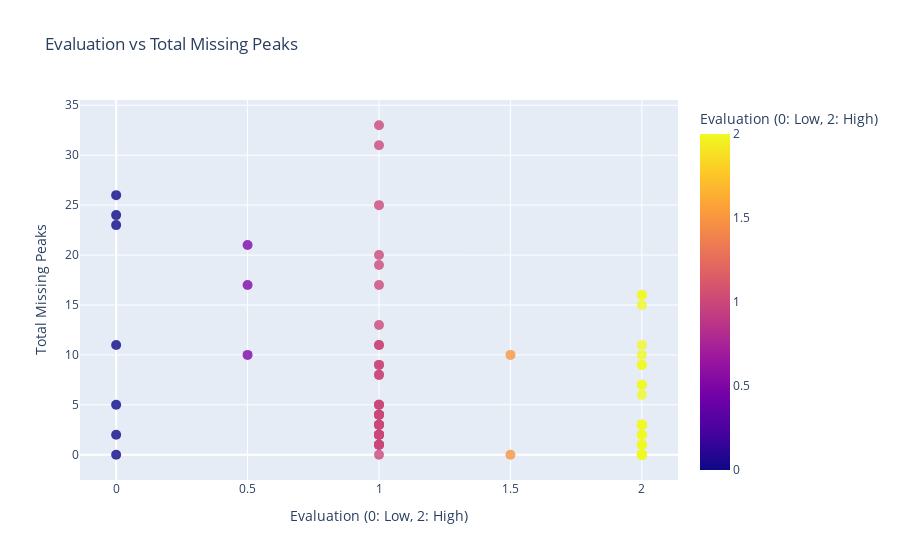
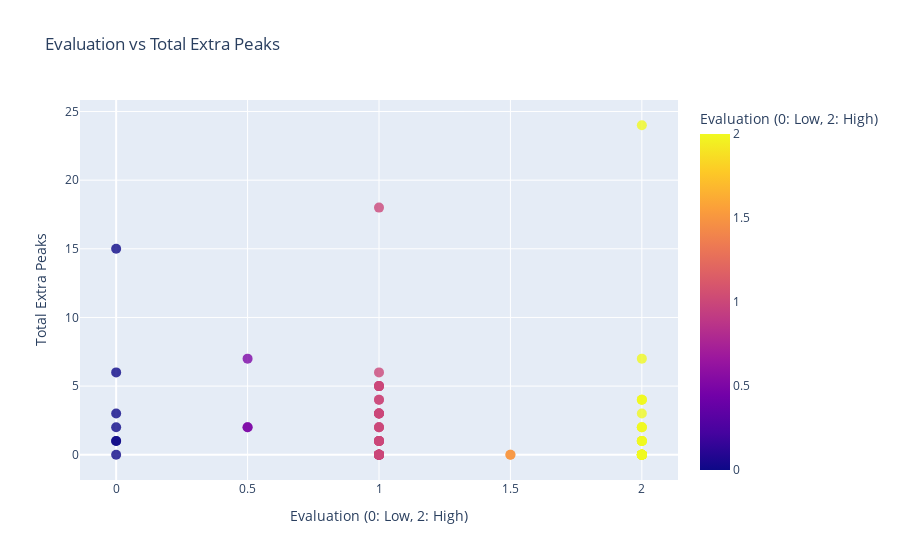

Notebook code for these charts, in order:
### Code cell
# Group samples with the same values into hoverable text
import plotly.express as px
def create_hover_text(grouped_data):
    grouped_data = grouped_data.groupby(['Evaluation', 'Total Missing Peaks'])['Name'].apply(
        lambda x: '<br>'.join('<br>'.join(x[i:i+2]) for i in range(0, len(x), 2))
    ).reset_index(name='Hover Text')
    return grouped_data

# Merge hover text for missing peaks
missing_hover = create_hover_text(df_rwp_with_tri[['Evaluation', 'Total Missing Peaks', 'Name']])


# Group data by Evaluation and Substantial Missing Peaks, concatenate names
grouped_missing = df_rwp_with_tri.groupby(['Evaluation', 'Total Missing Peaks'])['Name'].apply(
    lambda names: '<br>'.join('<br>'.join(names[i:i+2]) for i in range(0, len(names), 2))
).reset_index(name='Hover Text Missing')

# Merge back to original DataFrame
df_rwp_with_tri = df_rwp_with_tri.merge(grouped_missing, on=['Evaluation', 'Total Missing Peaks'], how='left')

# Scatter plot for Substantial Missing Peaks
fig_missing = px.scatter(
    df_rwp_with_tri,
    x='Evaluation',
    y='Total Missing Peaks',
    color='Evaluation',
    title="Evaluation vs Total Missing Peaks",
    labels={'Evaluation': 'Evaluation (0: Low, 2: High)', 'Total Missing Peaks': 'Total Missing Peaks'}
)

# Customize hover text to show all names on the same dot
fig_missing.update_traces(
    marker=dict(size=10, opacity=0.8),  # Adjust marker size and opacity
    hovertemplate="<b>Evaluation:</b> %{x}<br>" +
                  "<b>Total Missing Peaks:</b> %{y}<br>" +
                  "<b>Name:</b> %{customdata}<extra></extra>",
    customdata=df_rwp_with_tri['Hover Text Missing']  # Pass concatenated names to hover
)

# Repeat the same logic for Substantial Extra Peaks
grouped_extra = df_rwp_with_tri.groupby(['Evaluation', 'Total Extra Peaks'])['Name'].apply(
    lambda names: '<br>'.join('<br>'.join(names[i:i+2]) for i in range(0, len(names), 2))
).reset_index(name='Hover Text Extra')

# Merge back to original DataFrame
df_rwp_with_tri = df_rwp_with_tri.merge(grouped_extra, on=['Evaluation', 'Total Extra Peaks'], how='left')

fig_extra = px.scatter(
    df_rwp_with_tri,
    x='Evaluation',
    y='Total Extra Peaks',
    color='Evaluation',
    title="Evaluation vs Total Extra Peaks",
    labels={'Evaluation': 'Evaluation (0: Low, 2: High)', 'Total Extra Peaks': 'Total Extra Peaks'}
)

# Customize hover text for Extra Peaks
fig_extra.update_traces(
    marker=dict(size=10, opacity=0.8),  # Adjust marker size and opacity
    hovertemplate="<b>Evaluation:</b> %{x}<br>" +
                  "<b>Total Extra Peaks:</b> %{y}<br>" +
                  "<b>Name:</b> %{customdata}<extra></extra>",
    customdata=df_rwp_with_tri['Hover Text Extra']  # Pass concatenated names to hover
)

# Show plots
fig_missing.show()
fig_extra.show()

### Figure 1 — Plotly figure (JSON) as saved in the notebook; plotly's stock layout.template omitted (floating-point values rounded to 4 significant figures)
{"data": [{"customdata": ["TRI-85", "TRI-87", "TRI-81<br>TRI-101<br>TRI-179<br>TRI-177<br>TRI-28", "TRI-106", "TRI-94", "TRI-83<br>TRI-86<br>TRI-134_0e50649b-b98b-45f3-aefe-4190783f5e94", "TRI-84<br>TRI-159", "TRI-83<br>TRI-86<br>TRI-134_0e50649b-b98b-45f3-aefe-4190783f5e94", "TRI-91", "TRI-105<br>TRI-130<br>TRI-156<br>TRI-154<br>TRI-32<br>TRI-63<br>TRI-89", "TRI-104-REDO", "TRI-104", "TRI-102", "TRI-81<br>TRI-101<br>TRI-179<br>TRI-177<br>TRI-28", "TRI-100", "TRI-103-REDO", "TRI-103", "TRI-99<br>TRI-131<br>TRI-158<br>TRI-176<br>TRI-31", "TRI-92", "TRI-111", "TRI-114<br>TRI-152", "TRI-113<br>TRI-127", "TRI-112", "TRI-83<br>TRI-86<br>TRI-134_0e50649b-b98b-45f3-aefe-4190783f5e94", "TRI-136_a46b8a59-18ab-4e34-bfb7-35766a92b278<br>TRI-143<br>TRI-162<br>TRI-11<br>TRI-44", "TRI-135_560f794e-c88b-4d5c-8624-80fff15a3db3<br>TRI-153", "TRI-105<br>TRI-130<br>TRI-156<br>TRI-154<br>TRI-32<br>TRI-63<br>TRI-89", "TRI-133<br>TRI-171<br>TRI-12<br>TRI-38<br>TRI-37", "TRI-132", "TRI-99<br>TRI-131<br>TRI-158<br>TRI-176<br>TRI-31", "TRI-140", "TRI-136_a46b8a59-18ab-4e34-bfb7-35766a92b278<br>TRI-143<br>TRI-162<br>TRI-11<br>TRI-44", "TRI-142", "TRI-141", "TRI-90<br>TRI-164", "TRI-88<br>TRI-79", "TRI-126", "TRI-113<br>TRI-127", "TRI-99<br>TRI-131<br>TRI-158<br>TRI-176<br>TRI-31", "TRI-157<br>TRI-155<br>TRI-27<br>TRI-14", "TRI-114<br>TRI-152", "TRI-105<br>TRI-130<br>TRI-156<br>TRI-154<br>TRI-32<br>TRI-63<br>TRI-89", "TRI-157<br>TRI-155<br>TRI-27<br>TRI-14", "TRI-151<br>TRI-161<br>TRI-178<br>TRI-78<br>TRI-29<br>TRI-80<br>TRI-62<br>TRI-64", "TRI-105<br>TRI-130<br>TRI-156<br>TRI-154<br>TRI-32<br>TRI-63<br>TRI-89", "TRI-135_560f794e-c88b-4d5c-8624-80fff15a3db3<br>TRI-153", "TRI-84<br>TRI-159", "TRI-90<br>TRI-164", "TRI-163", "TRI-136_a46b8a59-18ab-4e34-bfb7-35766a92b278<br>TRI-143<br>TRI-162<br>TRI-11<br>TRI-44", "TRI-151<br>TRI-161<br>TRI-178<br>TRI-78<br>TRI-29<br>TRI-80<br>TRI-62<br>TRI-64", "TRI-160<br>TRI-77<br>TRI-43", "TRI-133<br>TRI-171<br>TRI-12<br>TRI-38<br>TRI-37", "TRI-81<br>TRI-101<br>TRI-179<br>TRI-177<br>TRI-28", "TRI-151<br>TRI-161<br>TRI-178<br>TRI-78<br>TRI-29<br>TRI-80<br>TRI-62<br>TRI-64", "TRI-81<br>TRI-101<br>TRI-179<br>TRI-177<br>TRI-28", "TRI-99<br>TRI-131<br>TRI-158<br>TRI-176<br>TRI-31", "TRI-136_a46b8a59-18ab-4e34-bfb7-35766a92b278<br>TRI-143<br>TRI-162<br>TRI-11<br>TRI-44", "TRI-88<br>TRI-79", "TRI-81<br>TRI-101<br>TRI-179<br>TRI-177<br>TRI-28", "TRI-151<br>TRI-161<br>TRI-178<br>TRI-78<br>TRI-29<br>TRI-80<br>TRI-62<br>TRI-64", "TRI-151<br>TRI-161<br>TRI-178<br>TRI-78<br>TRI-29<br>TRI-80<br>TRI-62<br>TRI-64", "TRI-160<br>TRI-77<br>TRI-43", "TRI-133<br>TRI-171<br>TRI-12<br>TRI-38<br>TRI-37", "TRI-105<br>TRI-130<br>TRI-156<br>TRI-154<br>TRI-32<br>TRI-63<br>TRI-89", "TRI-151<br>TRI-161<br>TRI-178<br>TRI-78<br>TRI-29<br>TRI-80<br>TRI-62<br>TRI-64", "TRI-133<br>TRI-171<br>TRI-12<br>TRI-38<br>TRI-37", "TRI-160<br>TRI-77<br>TRI-43", "TRI-105<br>TRI-130<br>TRI-156<br>TRI-154<br>TRI-32<br>TRI-63<br>TRI-89", "TRI-151<br>TRI-161<br>TRI-178<br>TRI-78<br>TRI-29<br>TRI-80<br>TRI-62<br>TRI-64", "TRI-133<br>TRI-171<br>TRI-12<br>TRI-38<br>TRI-37", "TRI-82", "TRI-41", "TRI-151<br>TRI-161<br>TRI-178<br>TRI-78<br>TRI-29<br>TRI-80<br>TRI-62<br>TRI-64", "TRI-136_a46b8a59-18ab-4e34-bfb7-35766a92b278<br>TRI-143<br>TRI-162<br>TRI-11<br>TRI-44", "TRI-157<br>TRI-155<br>TRI-27<br>TRI-14", "TRI-30", "TRI-157<br>TRI-155<br>TRI-27<br>TRI-14", "TRI-99<br>TRI-131<br>TRI-158<br>TRI-176<br>TRI-31", "TRI-15", "TRI-105<br>TRI-130<br>TRI-156<br>TRI-154<br>TRI-32<br>TRI-63<br>TRI-89"], "hovertemplate": "<b>Evaluation:</b> %{x}<br><b>Total Missing Peaks:</b> %{y}<br><b>Name:</b> %{customdata}<extra></extra>", "legendgroup": "", "marker": {"color": [1, 0, 1, 0.5, 0.5, 2, 2, 2, 0, 1, 1, 2, 1.5, 1, 1, 0, 1, 1, 1.5, 1, 1, 1, 2, 2, 2, 2, 1, 1, 0.5, 1, 2, 2, 1, 2, 2, 1, 1, 1, 1, 2, 1, 1, 2, 2, 1, 2, 2, 2, 0, 2, 2, 1, 1, 1, 2, 1, 1, 2, 1, 1, 2, 2, 1, 1, 1, 2, 1, 1, 1, 2, 1, 0, 0, 2, 2, 2, 1, 2, 1, 0, 1], "coloraxis": "coloraxis", "opacity": 0.8, "size": 10, "symbol": "circle"}, "mode": "markers", "name": "", "orientation": "v", "showlegend": false, "type": "scatter", "x": [1, 0, 1, 0.5, 0.5, 2, 2, 2, 0, 1, 1, 2, 1.5, 1, 1, 0, 1, 1, 1.5, 1, 1, 1, 2, 2, 2, 2, 1, 1, 0.5, 1, 2, 2, 1, 2, 2, 1, 1, 1, 1, 2, 1, 1, 2, 2, 1, 2, 2, 2, 0, 2, 2, 1, 1, 1, 2, 1, 1, 2, 1, 1, 2, 2, 1, 1, 1, 2, 1, 1, 1, 2, 1, 0, 0, 2, 2, 2, 1, 2, 1, 0, 1], "xaxis": "x", "y": [31, 23, 3, 21, 17, 2, 16, 2, 5, 2, 19, 10, 0, 3, 0, 24, 33, 1, 10, 13, 11, 8, 15, 2, 1, 7, 2, 4, 10, 1, 11, 1, 20, 6, 9, 9, 25, 8, 1, 3, 11, 2, 3, 0, 2, 7, 16, 9, 11, 1, 0, 5, 4, 3, 0, 3, 1, 1, 9, 3, 0, 0, 5, 4, 2, 0, 4, 5, 2, 0, 4, 26, 2, 0, 1, 3, 17, 3, 1, 0, 2], "yaxis": "y"}], "layout": {"coloraxis": {"colorbar": {"title": {"text": "Evaluation (0: Low, 2: High)"}}, "colorscale": [[0, "#0d0887"], [0.1111, "#46039f"], [0.2222, "#7201a8"], [0.3333, "#9c179e"], [0.4444, "#bd3786"], [0.5556, "#d8576b"], [0.6667, "#ed7953"], [0.7778, "#fb9f3a"], [0.8889, "#fdca26"], [1, "#f0f921"]]}, "legend": {"tracegroupgap": 0}, "title": {"text": "Evaluation vs Total Missing Peaks"}, "xaxis": {"anchor": "y", "domain": [0, 1], "title": {"text": "Evaluation (0: Low, 2: High)"}}, "yaxis": {"anchor": "x", "domain": [0, 1], "title": {"text": "Total Missing Peaks"}}}}

### Figure 2 — Plotly figure (JSON) as saved in the notebook; plotly's stock layout.template omitted (floating-point values rounded to 4 significant figures)
{"data": [{"customdata": ["TRI-85<br>TRI-77<br>TRI-30", "TRI-87", "TRI-81<br>TRI-101<br>TRI-100<br>TRI-103<br>TRI-99<br>TRI-130<br>TRI-133<br>TRI-131<br>TRI-142<br>TRI-152<br>TRI-156<br>TRI-154<br>TRI-176<br>TRI-79<br>TRI-43<br>TRI-63", "TRI-106<br>TRI-132", "TRI-94", "TRI-83<br>TRI-84<br>TRI-134_0e50649b-b98b-45f3-aefe-4190783f5e94<br>TRI-136_a46b8a59-18ab-4e34-bfb7-35766a92b278<br>TRI-135_560f794e-c88b-4d5c-8624-80fff15a3db3<br>TRI-140<br>TRI-143<br>TRI-141<br>TRI-90<br>TRI-157<br>TRI-151<br>TRI-153<br>TRI-78<br>TRI-29<br>TRI-80<br>TRI-64", "TRI-83<br>TRI-84<br>TRI-134_0e50649b-b98b-45f3-aefe-4190783f5e94<br>TRI-136_a46b8a59-18ab-4e34-bfb7-35766a92b278<br>TRI-135_560f794e-c88b-4d5c-8624-80fff15a3db3<br>TRI-140<br>TRI-143<br>TRI-141<br>TRI-90<br>TRI-157<br>TRI-151<br>TRI-153<br>TRI-78<br>TRI-29<br>TRI-80<br>TRI-64", "TRI-86<br>TRI-155<br>TRI-162<br>TRI-178<br>TRI-62", "TRI-91<br>TRI-103-REDO", "TRI-105<br>TRI-111<br>TRI-127<br>TRI-158<br>TRI-38<br>TRI-37<br>TRI-89", "TRI-104-REDO<br>TRI-113<br>TRI-126<br>TRI-177", "TRI-104<br>TRI-164<br>TRI-27", "TRI-102<br>TRI-92", "TRI-81<br>TRI-101<br>TRI-100<br>TRI-103<br>TRI-99<br>TRI-130<br>TRI-133<br>TRI-131<br>TRI-142<br>TRI-152<br>TRI-156<br>TRI-154<br>TRI-176<br>TRI-79<br>TRI-43<br>TRI-63", "TRI-81<br>TRI-101<br>TRI-100<br>TRI-103<br>TRI-99<br>TRI-130<br>TRI-133<br>TRI-131<br>TRI-142<br>TRI-152<br>TRI-156<br>TRI-154<br>TRI-176<br>TRI-79<br>TRI-43<br>TRI-63", "TRI-91<br>TRI-103-REDO", "TRI-81<br>TRI-101<br>TRI-100<br>TRI-103<br>TRI-99<br>TRI-130<br>TRI-133<br>TRI-131<br>TRI-142<br>TRI-152<br>TRI-156<br>TRI-154<br>TRI-176<br>TRI-79<br>TRI-43<br>TRI-63", "TRI-81<br>TRI-101<br>TRI-100<br>TRI-103<br>TRI-99<br>TRI-130<br>TRI-133<br>TRI-131<br>TRI-142<br>TRI-152<br>TRI-156<br>TRI-154<br>TRI-176<br>TRI-79<br>TRI-43<br>TRI-63", "TRI-102<br>TRI-92", "TRI-105<br>TRI-111<br>TRI-127<br>TRI-158<br>TRI-38<br>TRI-37<br>TRI-89", "TRI-114<br>TRI-171<br>TRI-28<br>TRI-32<br>TRI-31", "TRI-104-REDO<br>TRI-113<br>TRI-126<br>TRI-177", "TRI-112", "TRI-83<br>TRI-84<br>TRI-134_0e50649b-b98b-45f3-aefe-4190783f5e94<br>TRI-136_a46b8a59-18ab-4e34-bfb7-35766a92b278<br>TRI-135_560f794e-c88b-4d5c-8624-80fff15a3db3<br>TRI-140<br>TRI-143<br>TRI-141<br>TRI-90<br>TRI-157<br>TRI-151<br>TRI-153<br>TRI-78<br>TRI-29<br>TRI-80<br>TRI-64", "TRI-83<br>TRI-84<br>TRI-134_0e50649b-b98b-45f3-aefe-4190783f5e94<br>TRI-136_a46b8a59-18ab-4e34-bfb7-35766a92b278<br>TRI-135_560f794e-c88b-4d5c-8624-80fff15a3db3<br>TRI-140<br>TRI-143<br>TRI-141<br>TRI-90<br>TRI-157<br>TRI-151<br>TRI-153<br>TRI-78<br>TRI-29<br>TRI-80<br>TRI-64", "TRI-83<br>TRI-84<br>TRI-134_0e50649b-b98b-45f3-aefe-4190783f5e94<br>TRI-136_a46b8a59-18ab-4e34-bfb7-35766a92b278<br>TRI-135_560f794e-c88b-4d5c-8624-80fff15a3db3<br>TRI-140<br>TRI-143<br>TRI-141<br>TRI-90<br>TRI-157<br>TRI-151<br>TRI-153<br>TRI-78<br>TRI-29<br>TRI-80<br>TRI-64", "TRI-81<br>TRI-101<br>TRI-100<br>TRI-103<br>TRI-99<br>TRI-130<br>TRI-133<br>TRI-131<br>TRI-142<br>TRI-152<br>TRI-156<br>TRI-154<br>TRI-176<br>TRI-79<br>TRI-43<br>TRI-63", "TRI-81<br>TRI-101<br>TRI-100<br>TRI-103<br>TRI-99<br>TRI-130<br>TRI-133<br>TRI-131<br>TRI-142<br>TRI-152<br>TRI-156<br>TRI-154<br>TRI-176<br>TRI-79<br>TRI-43<br>TRI-63", "TRI-106<br>TRI-132", "TRI-81<br>TRI-101<br>TRI-100<br>TRI-103<br>TRI-99<br>TRI-130<br>TRI-133<br>TRI-131<br>TRI-142<br>TRI-152<br>TRI-156<br>TRI-154<br>TRI-176<br>TRI-79<br>TRI-43<br>TRI-63", "TRI-83<br>TRI-84<br>TRI-134_0e50649b-b98b-45f3-aefe-4190783f5e94<br>TRI-136_a46b8a59-18ab-4e34-bfb7-35766a92b278<br>TRI-135_560f794e-c88b-4d5c-8624-80fff15a3db3<br>TRI-140<br>TRI-143<br>TRI-141<br>TRI-90<br>TRI-157<br>TRI-151<br>TRI-153<br>TRI-78<br>TRI-29<br>TRI-80<br>TRI-64", "TRI-83<br>TRI-84<br>TRI-134_0e50649b-b98b-45f3-aefe-4190783f5e94<br>TRI-136_a46b8a59-18ab-4e34-bfb7-35766a92b278<br>TRI-135_560f794e-c88b-4d5c-8624-80fff15a3db3<br>TRI-140<br>TRI-143<br>TRI-141<br>TRI-90<br>TRI-157<br>TRI-151<br>TRI-153<br>TRI-78<br>TRI-29<br>TRI-80<br>TRI-64", "TRI-81<br>TRI-101<br>TRI-100<br>TRI-103<br>TRI-99<br>TRI-130<br>TRI-133<br>TRI-131<br>TRI-142<br>TRI-152<br>TRI-156<br>TRI-154<br>TRI-176<br>TRI-79<br>TRI-43<br>TRI-63", "TRI-83<br>TRI-84<br>TRI-134_0e50649b-b98b-45f3-aefe-4190783f5e94<br>TRI-136_a46b8a59-18ab-4e34-bfb7-35766a92b278<br>TRI-135_560f794e-c88b-4d5c-8624-80fff15a3db3<br>TRI-140<br>TRI-143<br>TRI-141<br>TRI-90<br>TRI-157<br>TRI-151<br>TRI-153<br>TRI-78<br>TRI-29<br>TRI-80<br>TRI-64", "TRI-83<br>TRI-84<br>TRI-134_0e50649b-b98b-45f3-aefe-4190783f5e94<br>TRI-136_a46b8a59-18ab-4e34-bfb7-35766a92b278<br>TRI-135_560f794e-c88b-4d5c-8624-80fff15a3db3<br>TRI-140<br>TRI-143<br>TRI-141<br>TRI-90<br>TRI-157<br>TRI-151<br>TRI-153<br>TRI-78<br>TRI-29<br>TRI-80<br>TRI-64", "TRI-88", "TRI-104-REDO<br>TRI-113<br>TRI-126<br>TRI-177", "TRI-105<br>TRI-111<br>TRI-127<br>TRI-158<br>TRI-38<br>TRI-37<br>TRI-89", "TRI-105<br>TRI-111<br>TRI-127<br>TRI-158<br>TRI-38<br>TRI-37<br>TRI-89", "TRI-83<br>TRI-84<br>TRI-134_0e50649b-b98b-45f3-aefe-4190783f5e94<br>TRI-136_a46b8a59-18ab-4e34-bfb7-35766a92b278<br>TRI-135_560f794e-c88b-4d5c-8624-80fff15a3db3<br>TRI-140<br>TRI-143<br>TRI-141<br>TRI-90<br>TRI-157<br>TRI-151<br>TRI-153<br>TRI-78<br>TRI-29<br>TRI-80<br>TRI-64", "TRI-81<br>TRI-101<br>TRI-100<br>TRI-103<br>TRI-99<br>TRI-130<br>TRI-133<br>TRI-131<br>TRI-142<br>TRI-152<br>TRI-156<br>TRI-154<br>TRI-176<br>TRI-79<br>TRI-43<br>TRI-63", "TRI-81<br>TRI-101<br>TRI-100<br>TRI-103<br>TRI-99<br>TRI-130<br>TRI-133<br>TRI-131<br>TRI-142<br>TRI-152<br>TRI-156<br>TRI-154<br>TRI-176<br>TRI-79<br>TRI-43<br>TRI-63", "TRI-86<br>TRI-155<br>TRI-162<br>TRI-178<br>TRI-62", "TRI-83<br>TRI-84<br>TRI-134_0e50649b-b98b-45f3-aefe-4190783f5e94<br>TRI-136_a46b8a59-18ab-4e34-bfb7-35766a92b278<br>TRI-135_560f794e-c88b-4d5c-8624-80fff15a3db3<br>TRI-140<br>TRI-143<br>TRI-141<br>TRI-90<br>TRI-157<br>TRI-151<br>TRI-153<br>TRI-78<br>TRI-29<br>TRI-80<br>TRI-64", "TRI-81<br>TRI-101<br>TRI-100<br>TRI-103<br>TRI-99<br>TRI-130<br>TRI-133<br>TRI-131<br>TRI-142<br>TRI-152<br>TRI-156<br>TRI-154<br>TRI-176<br>TRI-79<br>TRI-43<br>TRI-63", "TRI-83<br>TRI-84<br>TRI-134_0e50649b-b98b-45f3-aefe-4190783f5e94<br>TRI-136_a46b8a59-18ab-4e34-bfb7-35766a92b278<br>TRI-135_560f794e-c88b-4d5c-8624-80fff15a3db3<br>TRI-140<br>TRI-143<br>TRI-141<br>TRI-90<br>TRI-157<br>TRI-151<br>TRI-153<br>TRI-78<br>TRI-29<br>TRI-80<br>TRI-64", "TRI-159", "TRI-104<br>TRI-164<br>TRI-27", "TRI-163", "TRI-86<br>TRI-155<br>TRI-162<br>TRI-178<br>TRI-62", "TRI-161<br>TRI-11<br>TRI-44", "TRI-160", "TRI-114<br>TRI-171<br>TRI-28<br>TRI-32<br>TRI-31", "TRI-179<br>TRI-12", "TRI-86<br>TRI-155<br>TRI-162<br>TRI-178<br>TRI-62", "TRI-104-REDO<br>TRI-113<br>TRI-126<br>TRI-177", "TRI-81<br>TRI-101<br>TRI-100<br>TRI-103<br>TRI-99<br>TRI-130<br>TRI-133<br>TRI-131<br>TRI-142<br>TRI-152<br>TRI-156<br>TRI-154<br>TRI-176<br>TRI-79<br>TRI-43<br>TRI-63", "TRI-161<br>TRI-11<br>TRI-44", "TRI-81<br>TRI-101<br>TRI-100<br>TRI-103<br>TRI-99<br>TRI-130<br>TRI-133<br>TRI-131<br>TRI-142<br>TRI-152<br>TRI-156<br>TRI-154<br>TRI-176<br>TRI-79<br>TRI-43<br>TRI-63", "TRI-114<br>TRI-171<br>TRI-28<br>TRI-32<br>TRI-31", "TRI-83<br>TRI-84<br>TRI-134_0e50649b-b98b-45f3-aefe-4190783f5e94<br>TRI-136_a46b8a59-18ab-4e34-bfb7-35766a92b278<br>TRI-135_560f794e-c88b-4d5c-8624-80fff15a3db3<br>TRI-140<br>TRI-143<br>TRI-141<br>TRI-90<br>TRI-157<br>TRI-151<br>TRI-153<br>TRI-78<br>TRI-29<br>TRI-80<br>TRI-64", "TRI-83<br>TRI-84<br>TRI-134_0e50649b-b98b-45f3-aefe-4190783f5e94<br>TRI-136_a46b8a59-18ab-4e34-bfb7-35766a92b278<br>TRI-135_560f794e-c88b-4d5c-8624-80fff15a3db3<br>TRI-140<br>TRI-143<br>TRI-141<br>TRI-90<br>TRI-157<br>TRI-151<br>TRI-153<br>TRI-78<br>TRI-29<br>TRI-80<br>TRI-64", "TRI-85<br>TRI-77<br>TRI-30", "TRI-179<br>TRI-12", "TRI-114<br>TRI-171<br>TRI-28<br>TRI-32<br>TRI-31", "TRI-83<br>TRI-84<br>TRI-134_0e50649b-b98b-45f3-aefe-4190783f5e94<br>TRI-136_a46b8a59-18ab-4e34-bfb7-35766a92b278<br>TRI-135_560f794e-c88b-4d5c-8624-80fff15a3db3<br>TRI-140<br>TRI-143<br>TRI-141<br>TRI-90<br>TRI-157<br>TRI-151<br>TRI-153<br>TRI-78<br>TRI-29<br>TRI-80<br>TRI-64", "TRI-105<br>TRI-111<br>TRI-127<br>TRI-158<br>TRI-38<br>TRI-37<br>TRI-89", "TRI-81<br>TRI-101<br>TRI-100<br>TRI-103<br>TRI-99<br>TRI-130<br>TRI-133<br>TRI-131<br>TRI-142<br>TRI-152<br>TRI-156<br>TRI-154<br>TRI-176<br>TRI-79<br>TRI-43<br>TRI-63", "TRI-81<br>TRI-101<br>TRI-100<br>TRI-103<br>TRI-99<br>TRI-130<br>TRI-133<br>TRI-131<br>TRI-142<br>TRI-152<br>TRI-156<br>TRI-154<br>TRI-176<br>TRI-79<br>TRI-43<br>TRI-63", "TRI-86<br>TRI-155<br>TRI-162<br>TRI-178<br>TRI-62", "TRI-105<br>TRI-111<br>TRI-127<br>TRI-158<br>TRI-38<br>TRI-37<br>TRI-89", "TRI-82", "TRI-41", "TRI-83<br>TRI-84<br>TRI-134_0e50649b-b98b-45f3-aefe-4190783f5e94<br>TRI-136_a46b8a59-18ab-4e34-bfb7-35766a92b278<br>TRI-135_560f794e-c88b-4d5c-8624-80fff15a3db3<br>TRI-140<br>TRI-143<br>TRI-141<br>TRI-90<br>TRI-157<br>TRI-151<br>TRI-153<br>TRI-78<br>TRI-29<br>TRI-80<br>TRI-64", "TRI-161<br>TRI-11<br>TRI-44", "TRI-104<br>TRI-164<br>TRI-27", "TRI-85<br>TRI-77<br>TRI-30", "TRI-14", "TRI-114<br>TRI-171<br>TRI-28<br>TRI-32<br>TRI-31", "TRI-15", "TRI-105<br>TRI-111<br>TRI-127<br>TRI-158<br>TRI-38<br>TRI-37<br>TRI-89"], "hovertemplate": "<b>Evaluation:</b> %{x}<br><b>Total Extra Peaks:</b> %{y}<br><b>Name:</b> %{customdata}<extra></extra>", "legendgroup": "", "marker": {"color": [1, 0, 1, 0.5, 0.5, 2, 2, 2, 0, 1, 1, 2, 1.5, 1, 1, 0, 1, 1, 1.5, 1, 1, 1, 2, 2, 2, 2, 1, 1, 0.5, 1, 2, 2, 1, 2, 2, 1, 1, 1, 1, 2, 1, 1, 2, 2, 1, 2, 2, 2, 0, 2, 2, 1, 1, 1, 2, 1, 1, 2, 1, 1, 2, 2, 1, 1, 1, 2, 1, 1, 1, 2, 1, 0, 0, 2, 2, 2, 1, 2, 1, 0, 1], "coloraxis": "coloraxis", "opacity": 0.8, "size": 10, "symbol": "circle"}, "mode": "markers", "name": "", "orientation": "v", "showlegend": false, "type": "scatter", "x": [1, 0, 1, 0.5, 0.5, 2, 2, 2, 0, 1, 1, 2, 1.5, 1, 1, 0, 1, 1, 1.5, 1, 1, 1, 2, 2, 2, 2, 1, 1, 0.5, 1, 2, 2, 1, 2, 2, 1, 1, 1, 1, 2, 1, 1, 2, 2, 1, 2, 2, 2, 0, 2, 2, 1, 1, 1, 2, 1, 1, 2, 1, 1, 2, 2, 1, 1, 1, 2, 1, 1, 1, 2, 1, 0, 0, 2, 2, 2, 1, 2, 1, 0, 1], "xaxis": "x", "y": [2, 2, 0, 2, 7, 0, 0, 1, 1, 1, 5, 4, 0, 0, 0, 1, 0, 0, 0, 1, 3, 5, 7, 0, 0, 0, 0, 0, 2, 0, 0, 0, 0, 0, 0, 6, 5, 1, 1, 0, 0, 0, 1, 0, 0, 0, 24, 4, 15, 1, 2, 18, 3, 4, 1, 5, 0, 2, 0, 3, 0, 0, 2, 4, 3, 0, 1, 0, 0, 1, 1, 3, 0, 0, 2, 4, 2, 3, 3, 6, 1], "yaxis": "y"}], "layout": {"coloraxis": {"colorbar": {"title": {"text": "Evaluation (0: Low, 2: High)"}}, "colorscale": [[0, "#0d0887"], [0.1111, "#46039f"], [0.2222, "#7201a8"], [0.3333, "#9c179e"], [0.4444, "#bd3786"], [0.5556, "#d8576b"], [0.6667, "#ed7953"], [0.7778, "#fb9f3a"], [0.8889, "#fdca26"], [1, "#f0f921"]]}, "legend": {"tracegroupgap": 0}, "title": {"text": "Evaluation vs Total Extra Peaks"}, "xaxis": {"anchor": "y", "domain": [0, 1], "title": {"text": "Evaluation (0: Low, 2: High)"}}, "yaxis": {"anchor": "x", "domain": [0, 1], "title": {"text": "Total Extra Peaks"}}}}
